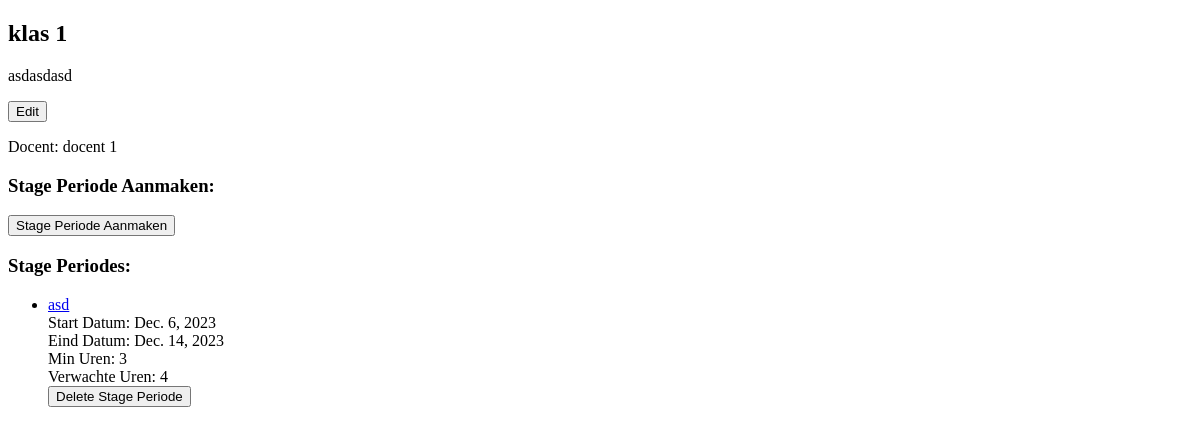
/homepage/klas_gegevens/15/ (signed in), run on an earlier commit of the app's database.
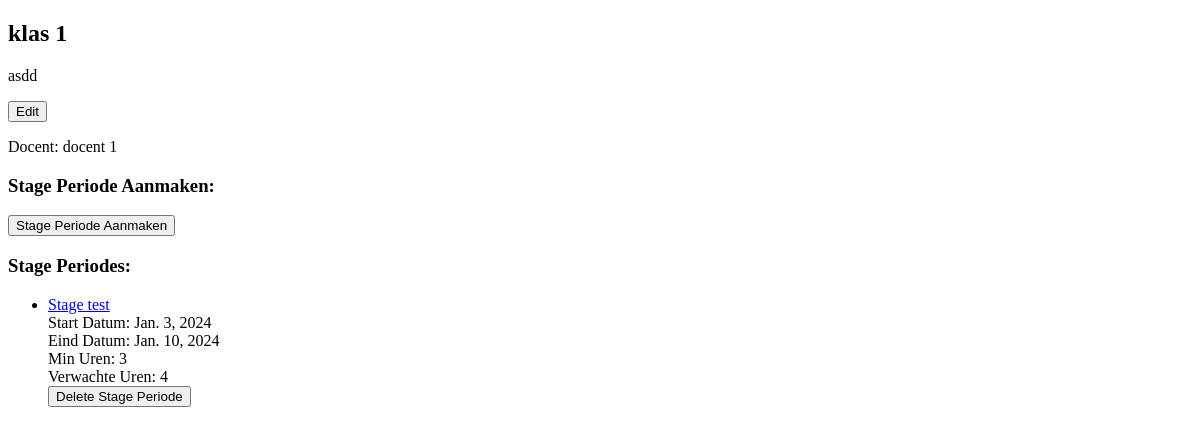
And on a later commit of the database.
### homepage/models.py (models this page shows, shortened)
class Klas(models.Model):
    naam = models.CharField(max_length=100)
    docent = models.ForeignKey(settings.AUTH_USER_MODEL, on_delete=models.CASCADE)
    studenten = models.ManyToManyField(settings.AUTH_USER_MODEL, related_name='klassen', blank=True)
    beschrijving = models.TextField(blank=True)

class StagePeriode(models.Model):
    klas = models.ForeignKey('Klas', on_delete=models.CASCADE)
    bedrijf = models.ForeignKey(Bedrijf, on_delete=models.CASCADE, null=True, blank=True)
    start_datum = models.DateField()
    eind_datum = models.DateField()
    min_uren = models.IntegerField()
    verwachte_uren = models.IntegerField()
    stage_soort = models.CharField(max_length=100)

### user/models.py (models this page shows)
class MyUser(AbstractUser):
    ROLE_CHOICES = [
        ('Docent', 'Docent'),
        ('Student', 'Student'),
        ('Zakelijk', 'Zakelijk'),
    ]
    role = models.CharField(max_length=10, choices=ROLE_CHOICES, null=True, blank=True)
    notes = models.TextField(default="Geen Notities",)

### homepage/views.py (the view)
# urls.py: path('klas_gegevens/<int:klas_id>/', klas_gegevens, name='klas_gegevens'),
@login_required(login_url='index')
def klas_gegevens(request, klas_id):
    klas = get_object_or_404(Klas, id=klas_id)
    stage_periodes = StagePeriode.objects.filter(klas=klas)
    if request.user == klas.docent:
        if request.method == 'POST':
            description_form = ClassroomDescriptionForm(request.POST, instance=klas)
            if description_form.is_valid():
                description_form.save()
        else:
            description_form = ClassroomDescriptionForm(instance=klas)
    else:
        description_form = None
    return render(request, 'homepage/klas_gegevens.html', {'klas': klas, 'description_form': description_form, 'stage_periodes': stage_periodes})

### homepage/templates/homepage/klas_gegevens.html (shortened to what this page needs)
<!DOCTYPE html>
<html lang="en">
<head>
</head>
<body>
<h2>{{ klas.naam }}</h2>
{% if klas.beschrijving %}
    <div id="classDescription">
        <p id="beschrijving">{{ klas.beschrijving }}</p>
        {% if user.role == "Docent" %}
            <button onclick="enableEditMode()">Edit</button>
        {% endif %}
    </div>
{% endif %}
<p>Docent: {{ klas.docent.username }}</p>
    {% if user.role == "Docent" %}
            <h3>Stage Periode Aanmaken:</h3>
            <a href="{% url 'create_stage_periode' klas.id %}">
                <button>Stage Periode Aanmaken</button>
            </a>
    {% endif %}
<h3>Stage Periodes:</h3>
<ul>
    {% for stage_periode in stage_periodes %}
        <li>
            <a href="{% url 'stage_details' klas_id=klas.id stage_periode_id=stage_periode.id %}">{{ stage_periode.stage_soort }}</a>
            <br>
            Start Datum: {{ stage_periode.start_datum }}
            <br>
            Eind Datum: {{ stage_periode.eind_datum }}
            <br>
            Min Uren: {{ stage_periode.min_uren }}
            <br>
            Verwachte Uren: {{ stage_periode.verwachte_uren }}
            <br>
             {% if user.role == "Docent" %}
                <form method="post" action="{% url 'delete_stage_periode' klas_id=klas.id stage_periode_id=stage_periode.id %}" style="display: inline;">
                    <button type="submit">Delete Stage Periode</button>
                </form>
            {% endif %}
        </li>
    {% endfor %}
</ul>
</body>
</html>

What changed in the data, as far as the page shows it:
removed StagePeriode: stage_soort "asd", start_datum "Dec. 6, 2023", eind_datum "Dec. 14, 2023", min_uren "3", verwachte_uren "4"
changed Klas "klas 1": beschrijving "asdasdasd" → "asdd"
added StagePeriode: stage_soort "Stage test", start_datum "Jan. 3, 2024", eind_datum "Jan. 10, 2024", min_uren "3", verwachte_uren "4"
